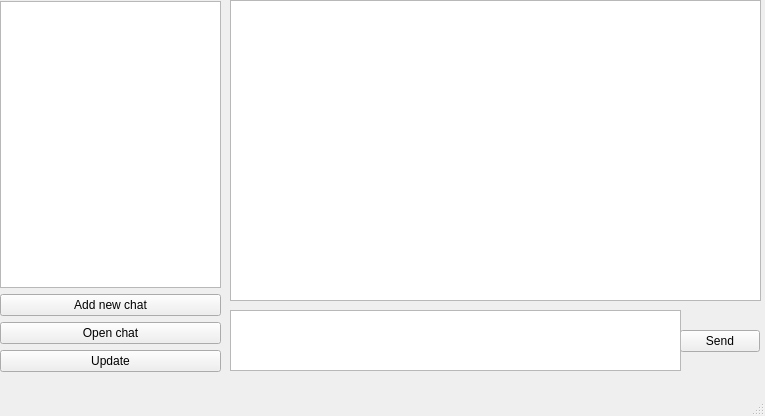
<?xml version="1.0" encoding="UTF-8"?>
<ui version="4.0">
 <class>MainWindow</class>
 <widget class="QMainWindow" name="MainWindow">
  <property name="geometry">
   <rect>
    <x>0</x>
    <y>0</y>
    <width>765</width>
    <height>416</height>
   </rect>
  </property>
  <property name="windowTitle">
   <string>MainWindow</string>
  </property>
  <widget class="QWidget" name="centralwidget">
   <widget class="QPushButton" name="SendButton">
    <property name="geometry">
     <rect>
      <x>680</x>
      <y>330</y>
      <width>80</width>
      <height>22</height>
     </rect>
    </property>
    <property name="text">
     <string>Send</string>
    </property>
   </widget>
   <widget class="QTextEdit" name="TextInput">
    <property name="geometry">
     <rect>
      <x>230</x>
      <y>310</y>
      <width>451</width>
      <height>61</height>
     </rect>
    </property>
    <property name="html">
     <string>&lt;!DOCTYPE HTML PUBLIC &quot;-//W3C//DTD HTML 4.0//EN&quot; &quot;http://www.w3.org/TR/REC-html40/strict.dtd&quot;&gt;
&lt;html&gt;&lt;head&gt;&lt;meta name=&quot;qrichtext&quot; content=&quot;1&quot; /&gt;&lt;meta charset=&quot;utf-8&quot; /&gt;&lt;style type=&quot;text/css&quot;&gt;
p, li { white-space: pre-wrap; }
hr { height: 1px; border-width: 0; }
li.unchecked::marker { content: &quot;\2610&quot;; }
li.checked::marker { content: &quot;\2612&quot;; }
&lt;/style&gt;&lt;/head&gt;&lt;body style=&quot; font-family:'Segoe UI'; font-size:7.5pt; font-weight:400; font-style:normal;&quot;&gt;
&lt;p style=&quot;-qt-paragraph-type:empty; margin-top:0px; margin-bottom:0px; margin-left:0px; margin-right:0px; -qt-block-indent:0; text-indent:0px;&quot;&gt;&lt;br /&gt;&lt;/p&gt;&lt;/body&gt;&lt;/html&gt;</string>
    </property>
   </widget>
   <widget class="QListWidget" name="Chat">
    <property name="geometry">
     <rect>
      <x>230</x>
      <y>0</y>
      <width>531</width>
      <height>301</height>
     </rect>
    </property>
   </widget>
   <widget class="QWidget" name="layoutWidget">
    <property name="geometry">
     <rect>
      <x>0</x>
      <y>1</y>
      <width>221</width>
      <height>371</height>
     </rect>
    </property>
    <layout class="QVBoxLayout" name="verticalLayout">
     <item>
      <widget class="QListWidget" name="Contacts"/>
     </item>
     <item>
      <widget class="QPushButton" name="AddNew">
       <property name="text">
        <string>Add new chat</string>
       </property>
      </widget>
     </item>
     <item>
      <widget class="QPushButton" name="pushButton">
       <property name="text">
        <string>Open chat</string>
       </property>
      </widget>
     </item>
     <item>
      <widget class="QPushButton" name="Update">
       <property name="text">
        <string>Update</string>
       </property>
      </widget>
     </item>
    </layout>
   </widget>
  </widget>
  <widget class="QMenuBar" name="menubar">
   <property name="geometry">
    <rect>
     <x>0</x>
     <y>0</y>
     <width>765</width>
     <height>19</height>
    </rect>
   </property>
  </widget>
  <widget class="QStatusBar" name="statusbar"/>
 </widget>
 <resources/>
 <connections/>
</ui>
